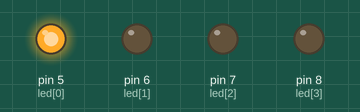
Simulated run of this sketch. Board: Arduino Uno, built with avr-gcc and run on an emulated ATmega328P. Parts: output pins drawn as LEDs (lit = HIGH).

Above: at 0.5 s.
At 2.5 s:
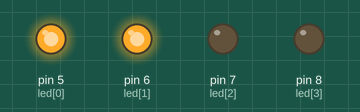
At 4.5 s:
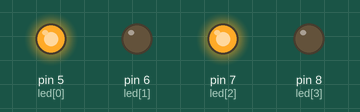
At 9.5 s:
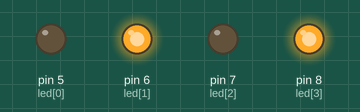
At 14.5 s:
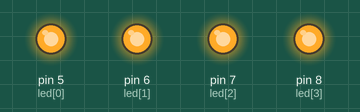
At 19.5 s:
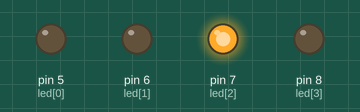
Timing chart, 0 to 20.8 s (numbered marks = the images above):
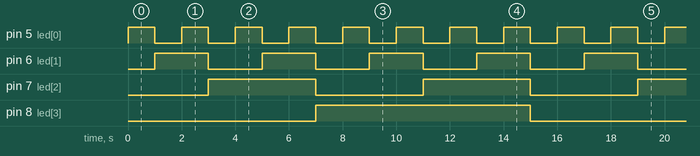

The sketch:

Programa1_ex_4.ino
```cpp
/*************************************************************************
**                                                                      **
**                            Progrema 1 ex. 4                          **
**                                                                      **
*************************************************************************/


//****** Includes ********************************************************


//****** Variables *******************************************************
int led [] = {5,6,7,8};
int i = 0;
byte num = 0;

//****** secup ***********************************************************
void setup() {
 for (i = 0; i < 4; i++)
 {
  pinMode (led[i], OUTPUT);//Així es confguren els leds de sortida
 }
}

//****** Loop ************************************************************
void loop() {
 num = num + 1;
 for (i = 0; i < 4; i++)
 {
  digitalWrite(led[i], bitRead(num, i));
 }
 delay(1000);
}
```

Measured:
- by itself, pin 5 (led[0]): alternates HIGH for 1.0 s and LOW for 1.0 s
- by itself, pin 6 (led[1]): alternates HIGH for 2.0 s and LOW for 2.0 s
- by itself, pin 7 (led[2]): alternates HIGH for 4.0 s and LOW for 4.0 s
- by itself, pin 8 (led[3]): alternates HIGH for 8.0 s and LOW for 8.0 s
